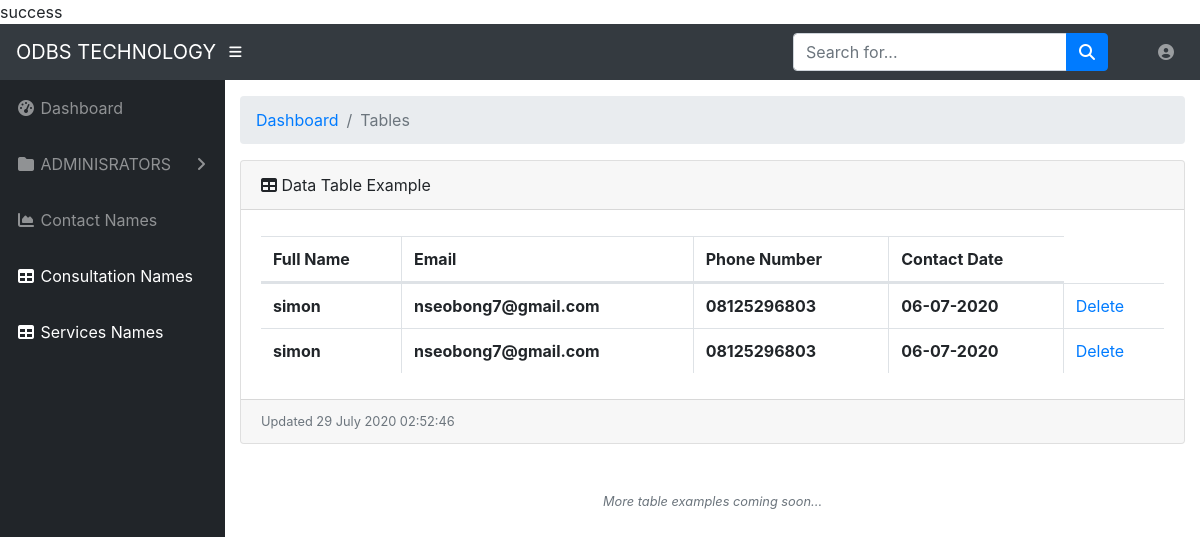
Page /odbsadmin/consultation (signed in) on the committed database.
### tables this page shows
CREATE TABLE `consultation` (
  `id` int(11) NOT NULL,
  `email` varchar(255) NOT NULL,
  `fulname` varchar(255) NOT NULL,
  `phone` varchar(255) NOT NULL,
  `date` date NOT NULL DEFAULT current_timestamp()
);

### odbsadmin/views/consultation.php (the view, shortened to what this page needs)
<?php require_once 'common/header.php'; ?>
<body id="page-top">
  <nav class="navbar navbar-expand navbar-dark bg-dark static-top">
    <a class="navbar-brand mr-1" href="dashboard">ODBS TECHNOLOGY</a>
    <button class="btn btn-link btn-sm text-white order-1 order-sm-0" id="sidebarToggle" href="#">
      <i class="fas fa-bars"></i>
    </button>
    <form class="d-none d-md-inline-block form-inline ml-auto mr-0 mr-md-3 my-2 my-md-0">
      <div class="input-group">
        <input type="text" class="form-control" placeholder="Search for..." aria-label="Search" aria-describedby="basic-addon2">
        <div class="input-group-append">
          <button class="btn btn-primary" type="button">
            <i class="fas fa-search"></i>
          </button>
        </div>
      </div>
    </form>
    <ul class="navbar-nav ml-auto ml-md-0">
      <li class="nav-item dropdown no-arrow mx-1">
        <a class="nav-link dropdown-toggle" href="#" id="alertsDropdown" role="button" data-toggle="dropdown" aria-haspopup="true" aria-expanded="false"></a>
      </li>
      <li class="nav-item dropdown no-arrow">
        <a class="nav-link dropdown-toggle" href="#" id="userDropdown" role="button" data-toggle="dropdown" aria-haspopup="true" aria-expanded="false">
          <i class="fas fa-user-circle fa-fw"></i>
        </a>
      </li>
    </ul>
  </nav>
  <div id="wrapper">
    <ul class="sidebar navbar-nav">
      <li class="nav-item">
        <a class="nav-link" href="<?php echo HOME; ?>dashboard">
          <i class="fas fa-fw fa-tachometer-alt"></i>
          <span>Dashboard</span>
        </a>
      </li>
     <li class="nav-item dropdown">
        <a class="nav-link dropdown-toggle" href="#" id="pagesDropdown" role="button" data-toggle="dropdown" aria-haspopup="true" aria-expanded="false">
          <i class="fas fa-fw fa-folder"></i>
          <span>ADMINISRATORS</span>
        </a>
      </li>
      <li class="nav-item">
        <a class="nav-link" href="<?php echo HOME; ?>contact">
          <i class="fas fa-fw fa-chart-area"></i>
          <span>Contact Names</span></a>
      </li>
      <li class="nav-item active">
        <a class="nav-link" href="<?php echo HOME; ?>consultation">
          <i class="fas fa-fw fa-table"></i>
          <span>Consultation Names</span></a>
      </li>
      <li class="nav-item active">
        <a class="nav-link" href="<?php echo HOME; ?>sevices_tables">
          <i class="fas fa-fw fa-table"></i>
          <span>Services Names</span></a>
      </li>
    </ul>
    <div id="content-wrapper">
      <div class="container-fluid">
        <ol class="breadcrumb">
          <li class="breadcrumb-item">
            <a href="#">Dashboard</a>
          </li>
          <li class="breadcrumb-item active">Tables</li>
        </ol>
        <div class="card mb-3">
          <div class="card-header">
            <i class="fas fa-table"></i>
            Data Table Example</div>
          <div class="card-body">
            <div class="table-responsive">
              <table class="table table-bordered" id="dataTable" width="100%" cellspacing="0">
                <thead>
                  <tr>
                    <th>Full Name</th>
                    <th>Email</th>
                    <th>Phone Number</th>
                    <th>Contact Date</th>
                  </tr>
                </thead>
                <tbody>
                  <?php
                  if (count($consultations) > 0) {
                  foreach ($consultations as $consultation) {
                    $id = $consultation['id'];
                    $fulname = $consultation['fulname'];
                    $phone = $consultation['phone'];
                    $date = date('d-m-Y', strtotime($consultation['date']));
                    echo "<tr>";
                    $email = $consultation['email'];
                    echo"<th>$fulname</th>";
                    echo"<th>$email</th>";
                    echo"<th>$phone</th>";
                    echo"<th>$date</th>";
                    echo " <td><a href='delete_consultation?id={$id}'>Delete</a></td>";
                  }
                }
                   ?>
                </tbody>
              </table>
            </div>
          </div>
          <div class="card-footer small text-muted">Updated  <?php $date = new  dateTime("now");  echo date_format($date, "d F Y h:i:s"); ?> </div>
        </div>
        <p class="small text-center text-muted my-5">
          <em>More table examples coming soon...</em>
        </p>
      </div>
    </div>
  </div>
<?php require_once 'common/footer.php'; ?>

### rows in the picture
consultation: fulname "simon", email "nseobong7@gmail.com", phone "08125296803", date "06-07-2020"
consultation: fulname "simon", email "nseobong7@gmail.com", phone "08125296803", date "06-07-2020"

### other values in the picture
date_format($date, "d F Y h:i:s") "29 July 2020 02:52:46"
